Frame 1 (no input): blank canvas, image omitted
Frame 60 (the mouse pressed at the canvas centre just before this capture): blank canvas, image omitted
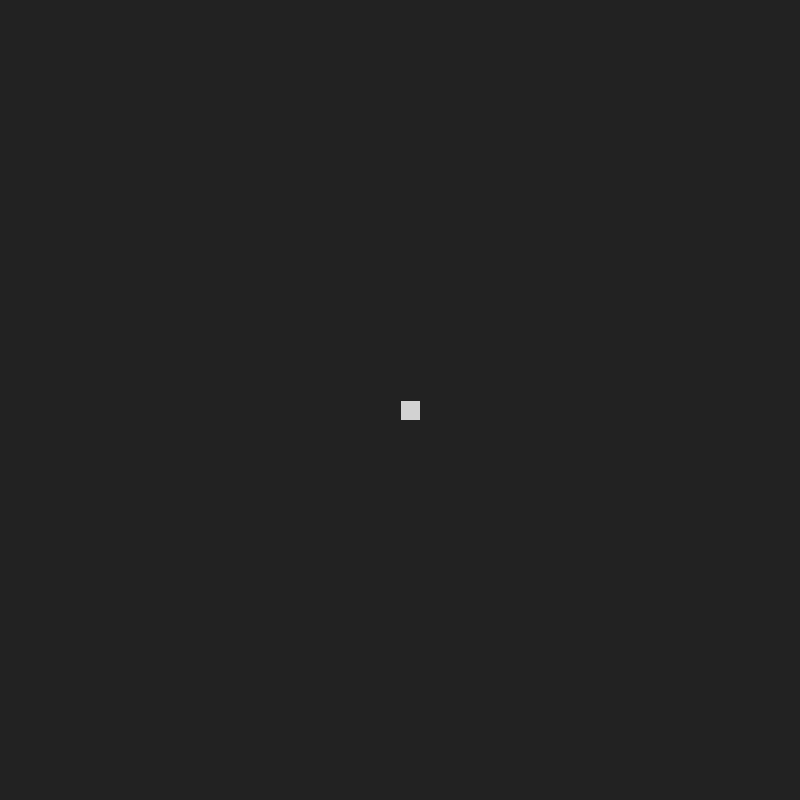
Frame 120 (the mouse held since frame 60 and released just before this capture)

The Processing sketch whose frames 1 and 60 were blank and that drew this single picture after the mouse press (run headless with seeded random() and noise(); from frame 60 on, the mouse is pressed at the canvas centre):

// Processing sketch: basic
// ── basic.pde
boolean[][] map;
boolean[][] peek;
boolean[][] undo;
boolean[][][] saves;
int sz, csz;
void setup() {
  size(800,800);
  saves = new boolean[10][][];
  sz = 40;
  csz = 20;
  map = new boolean[sz][sz];
}
int lmx, lmy;
boolean pmousePressed;
boolean drawFilled;
boolean running, peeking, highlight, vectorf;
void draw() {
  background(#222222);
  
  if (running) map = step(map, false);
  if (peeking | vectorf) peek = step(map, false);
  
  fill(#D2D2D2);
  stroke(#222222);
  strokeWeight(1);
  for (int y = 0; y < sz; y++) {
    for (int x = 0; x < sz; x++) {
      if (map[y][x]) rect(x*csz,y*csz,csz,csz);
    }
  }
  if (peeking) {
    for (int y = 0; y < sz; y++) {
      for (int x = 0; x < sz; x++) {
        if (peek[y][x] && !map[y][x]) {
          fill(0x4400ff00);
          rect(x*csz,y*csz,csz,csz);
        }
        if (!peek[y][x] && map[y][x]) {
          fill(0x44ff0000);
          rect(x*csz,y*csz,csz,csz);
        }
      }
    }
  }
  int mx = mouseX/csz;
  int my = mouseY/csz;
  if (mousePressed && (mx != lmx || my != lmy || !pmousePressed) && mx >= 0 && my >= 0 && mx < sz && my < sz) {
    if (!pmousePressed) {
      drawFilled = !map[my][mx];
    }
    map[my][mx] = drawFilled;
    lmx = mx;
    lmy = my;
  }
  
  
  if (highlight) {
    int sx = 0;
    int sy = 0;
    for (int cy = -2; cy <= 2; cy++) {
      int ry = my+cy;
      if (ry <  0) ry+= sz;
      if (ry >=sz) ry-= sz;
      for (int cx = -2; cx <= 2; cx++) {
        int rx = mx+cx;
        if (rx <  0) rx+= sz;
        if (rx >=sz) rx-= sz;
        if (map[ry][rx]) {
          sx+= cx;
          sy+= cy;
        }
      }
    }
    int fx = 1 - (sx+16)%3 + mx;
    if (fx <  0) fx+= sz;
    if (fx >=sz) fx-= sz;
    int fy = 1 - (sy+16)%3 + my;
    if (fy <  0) fy+= sz;
    if (fy >=sz) fy-= sz;
    fill(0x660000ff);
    rect(fx*csz, fy*csz, csz, csz);
  }
  
  if (vectorf) step(map, true);
  
  pmousePressed = mousePressed;
}
boolean override;
int stepc;
void keyPressed(KeyEvent e) {
  if (key == 'h') {
    highlight^= true;
  }
  if (key == 'p') {
    peeking^= true;
  }
  if (key == 'v') {
    vectorf^= true;
  }
  // playback
  if (key == 's') {
    println(stepc++); // 575 1362 2149
    running = false;
    undo = map;
    map = step(map, false);
  }
  if (key == ' ') {
    if (!running) undo = map;
    running^= true;
  }
  if (key == 'u') {
    running = false;
    if (undo==null) println("nothing to undo!");
    else for (int y = 0; y < sz; y++) for (int x = 0; x < sz; x++) map[y][x] = undo[y][x];
  }
  
  if (key == 'r') {
    undo = map;
    map = new boolean[sz][sz];
    for (int y = 0; y < sz; y++) for (int x = 0; x < sz; x++) map[y][x] = Math.random()>.5;
  }
  if (key == 'e') {
    undo = map;
    running = false;
    map = new boolean[sz][sz];
  }
  // saves
  if (key == 'o') {
    override^= true;
    if (override) println("enabled save writing");
    else println("disabled save override");
  }
  if (key >= '0' && key <= '9') {
    int s = key-'0';
    if (override) {
      override = false;
      saves[s] = new boolean[sz][sz];
      for (int y = 0; y < sz; y++) for (int x = 0; x < sz; x++) saves[s][y][x] = map[y][x];
      println("saved save "+s);
    } else if (saves[s] != null) {
      undo = map;
      running = false;
      map = new boolean[sz][sz];
      for (int y = 0; y < sz; y++) for (int x = 0; x < sz; x++) map[y][x] = saves[s][y][x];
      println("loaded save "+s+". undo with u");
    } else println("there's nothing saved in "+s);
  }
}

// ── step.pde
boolean[][] step(boolean[][] map, boolean vf) {
  if (vf) {
    strokeWeight(2);
  }
  boolean[][] nmap = new boolean[sz][sz];
  for (int y = 0; y < sz; y++) {
    for (int x = 0; x < sz; x++) {
      
      int sx = 0;
      int sy = 0;
      
      for (int cy = -2; cy <= 2; cy++) {
        int ry = y+cy;
        if (ry <  0) ry+= sz;
        if (ry >=sz) ry-= sz;
        for (int cx = -2; cx <= 2; cx++) {
          int rx = x+cx;
          if (rx <  0) rx+= sz;
          if (rx >=sz) rx-= sz;
          if (map[ry][rx]) {
            sx+= cx;
            sy+= cy;
          }
        }
      }
      int fx = 1 - (sx+16)%3 + x;
      int fy = 1 - (sy+16)%3 + y;
      
      if (vf) {
        int fxm = fx;
        int fym = fy;
        if (fxm <  0) fxm+= sz;
        if (fxm >=sz) fxm-= sz;
        
        if (fym <  0) fym+= sz;
        if (fym >=sz) fym-= sz;
        if (map[y][x] != map[fym][fxm] || x!=fxm || y!=fym) {
          if (map[y][x] == map[fym][fxm]) stroke(0x22555555);
          else stroke(#7777ff);
          float d = atan2(x-fx, y-fy);
          float dsx = csz*(x+.5);
          float dsy = csz*(y+.5);
          float dex = csz*(fx+.5);
          float dey = csz*(fy+.5);
          line(dsx, dsy, dex + sin(d)*csz/4, dey + cos(d)*csz/4);
          line(dsx, dsy, dsx + sin(d+DEG_TO_RAD* 140)*csz/4, dsy + cos(d+DEG_TO_RAD* 140)*csz/4);
          line(dsx, dsy, dsx + sin(d+DEG_TO_RAD*-140)*csz/4, dsy + cos(d+DEG_TO_RAD*-140)*csz/4);
        }
      }
      
      if (fx <  0) fx+= sz;
      if (fx >=sz) fx-= sz;
      
      if (fy <  0) fy+= sz;
      if (fy >=sz) fy-= sz;
      
      nmap[y][x] = map[fy][fx];
    }
  }
  return nmap;
}
